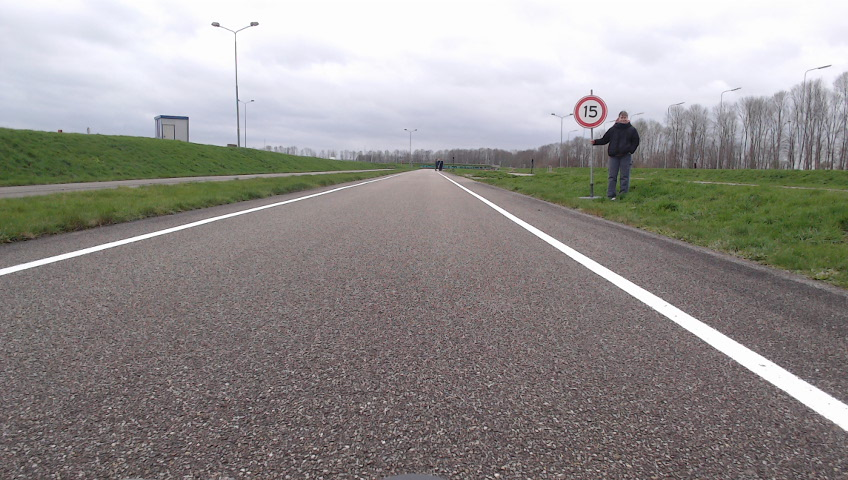
#> input picture Snelheidsborden/15-1.png, 848 x 480 px
$ jupyter execute --allow-errors 'ANPR - Tutorial.ipynb'
#> lines starting #> are read from the running program, lines starting #| are printed output that depends on the picture; after the words box and inside, x2 and y2 are one past the last pixel; in counts of white or black regions, pixels touching at a corner belong together
## 0. Install and Import Dependencies

Code verkregen van: https://github.com/nicknochnack/ANPRwithPython

[cell 1]
# pip install --user easyocr

[cell 2]
# pip install imutils

[cell 3]
import cv2
from matplotlib import pyplot as plt
import numpy as np
import imutils
import easyocr

## 1. Read in Image, Grayscale and Blur

[cell 4]
img = cv2.imread('15-1.png')
#> img is the input picture: shape (480, 848, 3); mean B, G, R 141.9, 143.9, 147.6
gray = cv2.cvtColor(img, cv2.COLOR_BGR2GRAY)
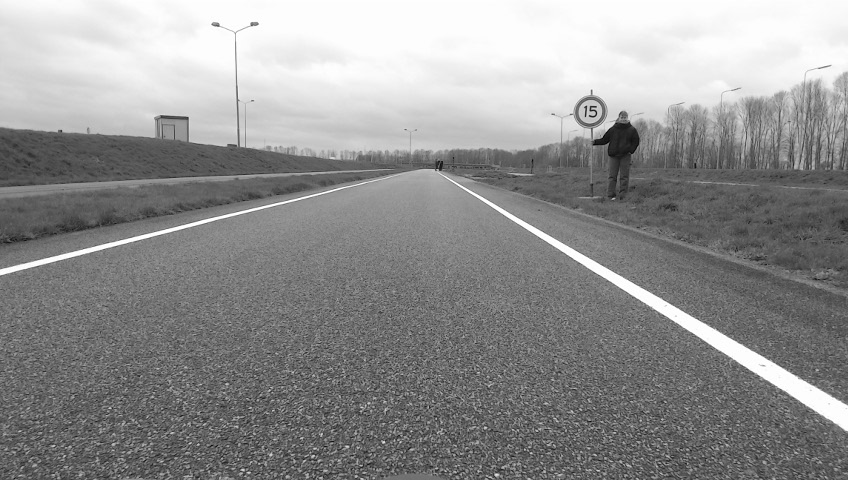
#> gray: shape (480, 848); min 2, max 255, mean 144.8
plt.imshow(cv2.cvtColor(gray, cv2.COLOR_BGR2RGB))

## 2. Apply filter and find edges for localization

[cell 5]
bfilter = cv2.bilateralFilter(gray, 11, 17, 17) #Noise reduction
edged = cv2.Canny(bfilter, 30, 200) #Edge detection
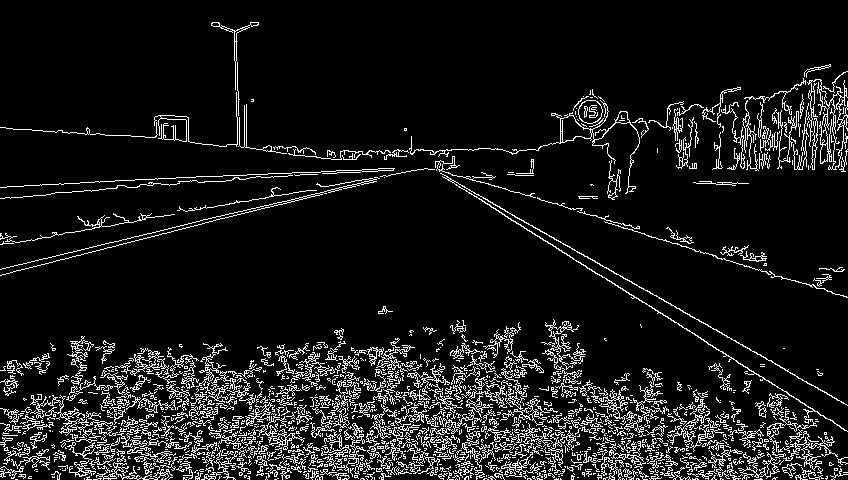
#> edged: shape (480, 848); 9.5% white in thin lines or dots
plt.imshow(cv2.cvtColor(edged, cv2.COLOR_BGR2RGB))

## 3. Find Contours and Apply Mask

[cell 6]
keypoints = cv2.findContours(edged.copy(), cv2.RETR_TREE, cv2.CHAIN_APPROX_SIMPLE)
#> keypoints = 2236 contours, 2020 with area under 20; largest, box (x1, y1, x2, y2) and area: (807, 79, 848, 170) 882, (409, 100, 640, 194) 760, (560, 115, 592, 143) 491, (578, 100, 603, 124) 444, (578, 100, 603, 124) 428
contours = imutils.grab_contours(keypoints)
#> contours has the same summary as keypoints
contours = sorted(contours, key=cv2.contourArea, reverse=True)[:10]
#> contours = 10 contours; largest, box (x1, y1, x2, y2) and area: (807, 79, 848, 170) 882, (409, 100, 640, 194) 760, (560, 115, 592, 143) 491, (578, 100, 603, 124) 444, (578, 100, 603, 124) 428

[cell 7]
location = None
for contour in contours:
    approx = cv2.approxPolyDP(contour, 10, True)
    if len(approx) == 4:
        location = approx
        break
#> this loop made 4 passes
#> location on pass 4: [[586, 100], [579, 118], [592, 123], [602, 109]]
#> approx on pass 3: [[560, 119], [591, 136], [563, 142]]

[cell 8]
location
#> Out = [[586, 100], [579, 118], [592, 123], [602, 109]]

[cell 9]
mask = np.zeros(gray.shape, np.uint8)
new_image = cv2.drawContours(mask, [location], 0,255, -1)
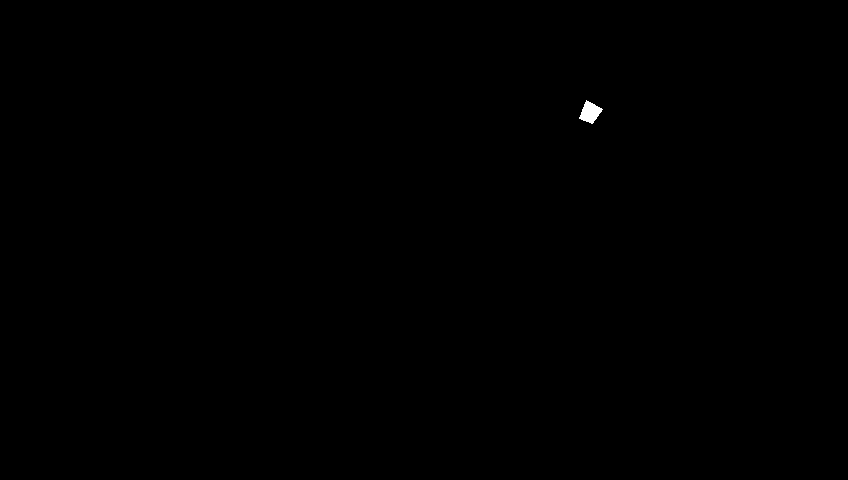
#> new_image: shape (480, 848); 0.08% white; 1 white region, box (x1, y1, x2, y2) and area: (579, 100, 603, 124) 324
new_image = cv2.bitwise_and(img, img, mask=mask)
#> new_image: shape (480, 848, 3)

[cell 10]
plt.imshow(cv2.cvtColor(new_image, cv2.COLOR_BGR2RGB))

[cell 11]
(x,y) = np.where(mask==255)
#> x = 324 values from 100 to 123; y = 324 values, max 602 at index 111, min 579 at index 246, mean 589.8
(x1, y1) = (np.min(x), np.min(y))
#> x1 = 100; y1 = 579
(x2, y2) = (np.max(x), np.max(y))
#> x2 = 123; y2 = 602
cropped_image = gray[x1:x2+1, y1:y2+1]
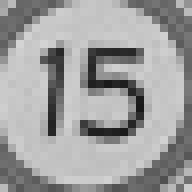
#> cropped_image: shape (24, 24) (shown 8 times larger); min 24, max 212, mean 159.6
cropped_image

[cell 12]
plt.imshow(cv2.cvtColor(cropped_image, cv2.COLOR_BGR2RGB))

$ run again, with Snelheidsborden/20201.png copied over Snelheidsborden/15-1.png
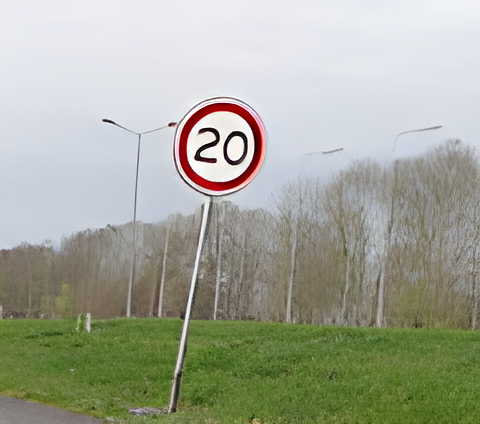
#> input picture Snelheidsborden/20201.png, 480 x 424 px
#> img is the input picture: shape (424, 480, 3); mean B, G, R 153, 168, 164.1
#> `edged = cv2.Canny(bfilter, 30, 200)`:
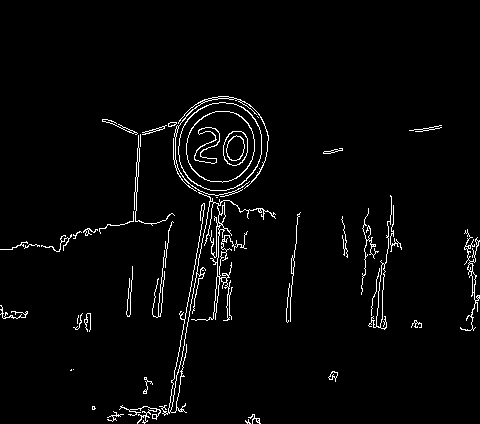
#> edged: shape (424, 480); 2.8% white in thin lines or dots, all inside (x1, y1, x2, y2) = (0, 96, 480, 424)
#> keypoints = 116 contours, 80 with area under 20; largest, box (x1, y1, x2, y2) and area: (178, 102, 262, 191) 5834, (178, 102, 262, 191) 5768, (186, 111, 255, 183) 3842, (186, 111, 255, 183) 3784, (223, 131, 248, 166) 674
#> `contours = imutils.grab_contours(keypoints)`: contours has the same summary as keypoints
#> `contours = sorted(contours, key=cv2.contourArea, reverse=True)[:10]`: contours = 10 contours; largest, box (x1, y1, x2, y2) and area: (178, 102, 262, 191) 5834, (178, 102, 262, 191) 5768, (186, 111, 255, 183) 3842, (186, 111, 255, 183) 3784, (223, 131, 248, 166) 674
#> the loop `for contour in contours:` made 5 passes
#> location on pass 5: [[241, 131], [223, 145], [232, 165], [247, 152]]
#> Out = [[241, 131], [223, 145], [232, 165], [247, 152]]
#> x = 478 values from 131 to 165; y = 478 values, max 247 at index 316, min 223 at index 159, mean 235.6
#> x1 = 131; y1 = 223
#> x2 = 165; y2 = 247
#> `cropped_image = gray[x1:x2+1, y1:y2+1]`:
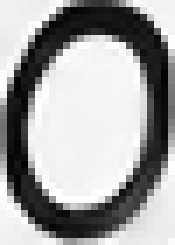
#> cropped_image: shape (35, 25) (shown 7 times larger); min 2, max 255, mean 161.1

$ run again, with Snelheidsborden/bord.png copied over Snelheidsborden/15-1.png
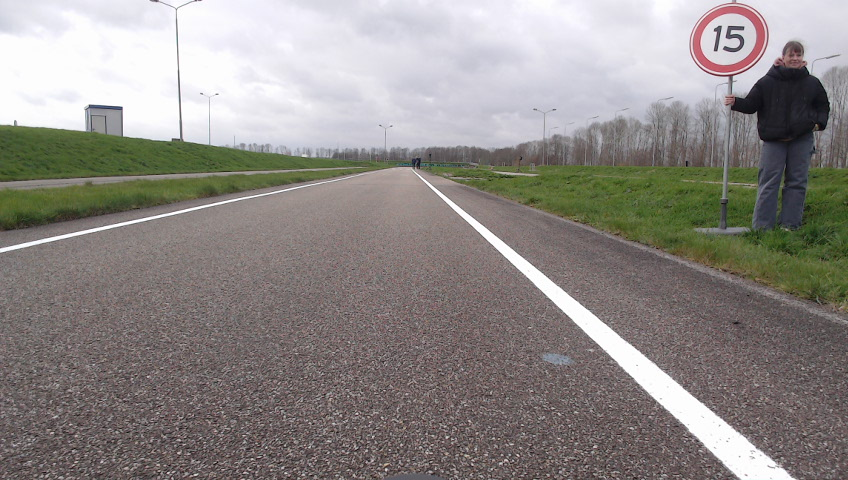
#> input picture Snelheidsborden/bord.png, 848 x 480 px
#> img is the input picture: shape (480, 848, 3); mean B, G, R 135, 138.1, 142.9
#> `edged = cv2.Canny(bfilter, 30, 200)`:
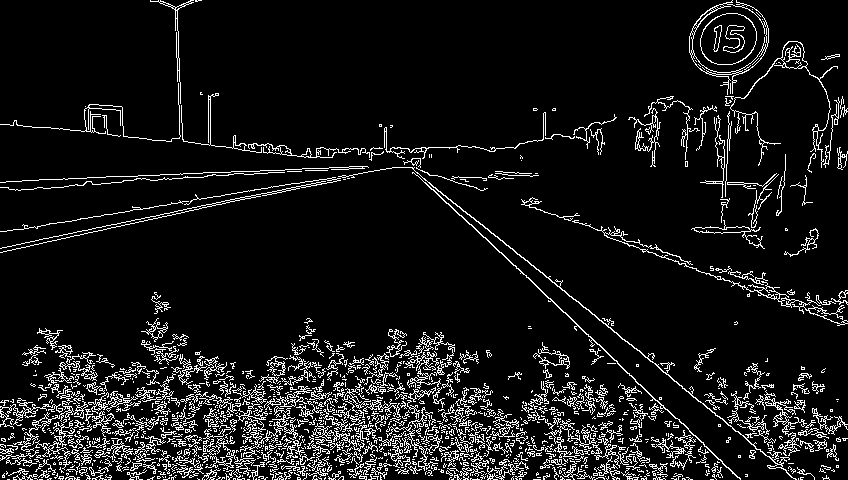
#> edged: shape (480, 848); 9% white in thin lines or dots
#> keypoints = 2109 contours, 1902 with area under 20; largest, box (x1, y1, x2, y2) and area: (689, 0, 769, 95) 4560, (692, 3, 768, 73) 3816, (700, 13, 757, 65) 2274, (700, 13, 757, 65) 2232, (730, 41, 838, 168) 720
#> `contours = imutils.grab_contours(keypoints)`: contours has the same summary as keypoints
#> `contours = sorted(contours, key=cv2.contourArea, reverse=True)[:10]`: contours = 10 contours; largest, box (x1, y1, x2, y2) and area: (689, 0, 769, 95) 4560, (692, 3, 768, 73) 3816, (700, 13, 757, 65) 2274, (700, 13, 757, 65) 2232, (730, 41, 838, 168) 720
#> the loop `for contour in contours:` made 3 passes
#> location on pass 3: [[745, 16], [705, 26], [708, 60], [751, 52]]
#> Out = [[745, 16], [705, 26], [708, 60], [751, 52]]
#> x = 1563 values from 16 to 60; y = 1563 values, max 751 at index 1294, min 705 at index 206, mean 727.5
#> x1 = 16; y1 = 705
#> x2 = 60; y2 = 751
#> `cropped_image = gray[x1:x2+1, y1:y2+1]`:
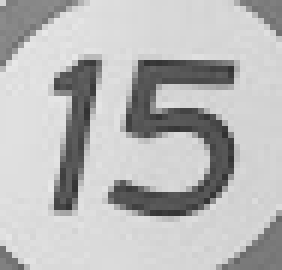
#> cropped_image: shape (45, 47) (shown 6 times larger); min 49, max 231, mean 185.4

$ run again, with Snelheidsborden/scrren.png copied over Snelheidsborden/15-1.png
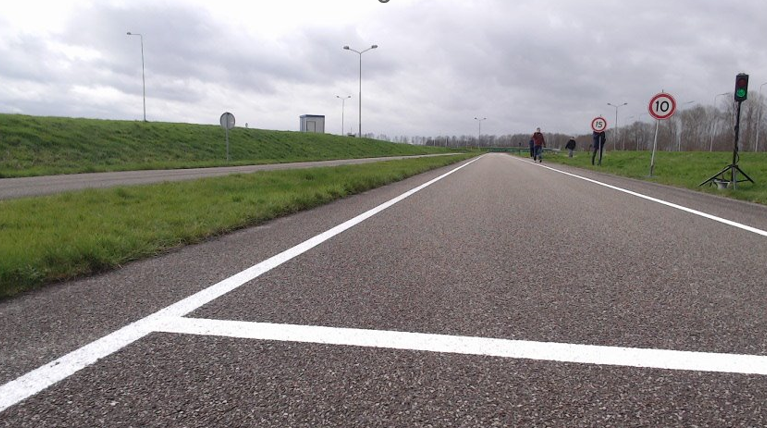
#> input picture Snelheidsborden/scrren.png, 767 x 428 px
#> img is the input picture: shape (428, 767, 3); mean B, G, R 137, 140.4, 143.8
#> `edged = cv2.Canny(bfilter, 30, 200)`:
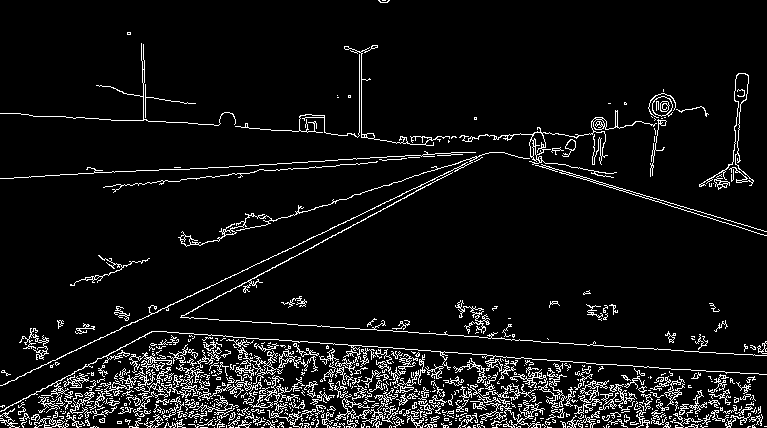
#> edged: shape (428, 767); 7.3% white in thin lines or dots
#> keypoints = 1281 contours, 1156 with area under 20; largest, box (x1, y1, x2, y2) and area: (459, 110, 657, 178) 590, (0, 152, 530, 386) 363, (335, 388, 399, 427) 315, (652, 96, 673, 117) 306, (652, 96, 673, 117) 292
#> `contours = imutils.grab_contours(keypoints)`: contours has the same summary as keypoints
#> `contours = sorted(contours, key=cv2.contourArea, reverse=True)[:10]`: contours = 10 contours; largest, box (x1, y1, x2, y2) and area: (459, 110, 657, 178) 590, (0, 152, 530, 386) 363, (335, 388, 399, 427) 315, (652, 96, 673, 117) 306, (652, 96, 673, 117) 292
#> the loop `for contour in contours:` made 6 passes
#> location on pass 6: [[203, 372], [165, 385], [197, 395], [185, 383]]
#> Out = [[203, 372], [165, 385], [197, 395], [185, 383]]
#> x = 274 values from 372 to 395; y = 274 values, max 203 at index 1, min 165 at index 132, mean 183.7
#> x1 = 372; y1 = 165
#> x2 = 395; y2 = 203
#> `cropped_image = gray[x1:x2+1, y1:y2+1]`:
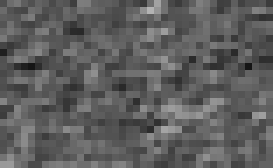
#> cropped_image: shape (24, 39) (shown 7 times larger); min 21, max 179, mean 93.5
